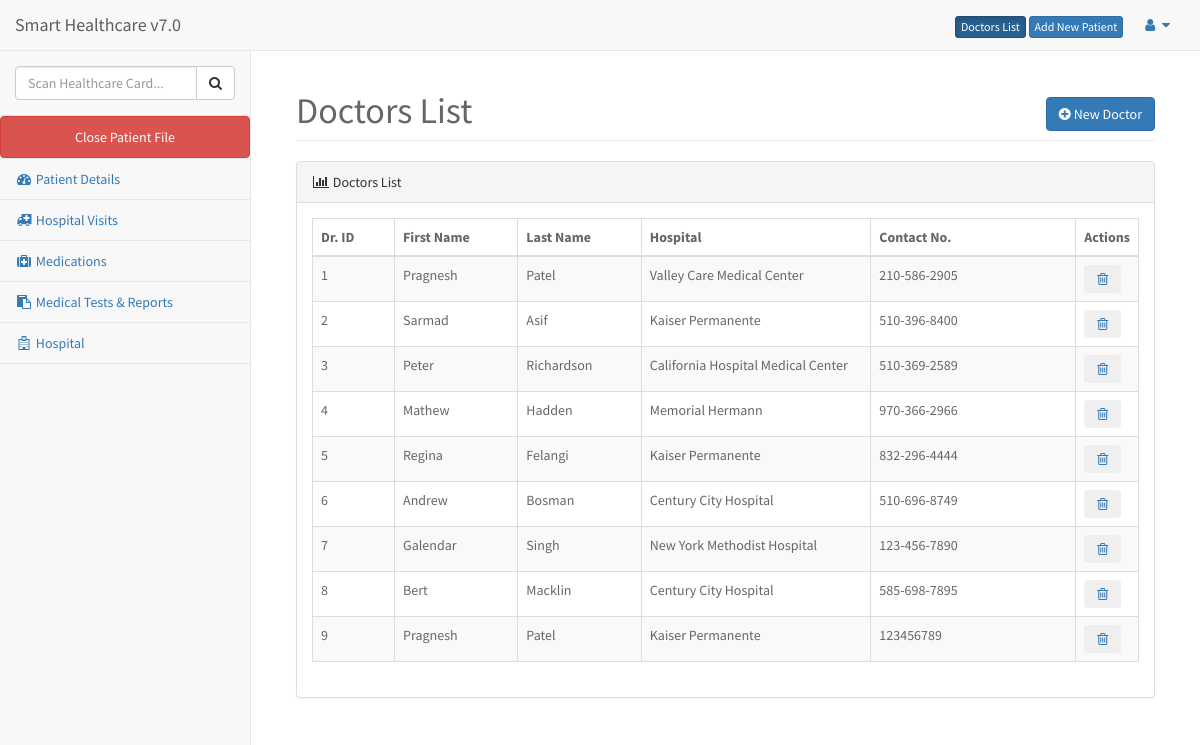
Page /doctorslist.php on the committed database.
### tables this page shows
CREATE TABLE IF NOT EXISTS `doctors` (
  `doctor_id` int(11) NOT NULL AUTO_INCREMENT,
  `firstName` varchar(45) DEFAULT NULL,
  `lastName` varchar(45) DEFAULT NULL,
  `phone` varchar(45) DEFAULT NULL,
  `email` varchar(150) DEFAULT NULL,
  `address` varchar(255) DEFAULT NULL,
  `city` varchar(45) DEFAULT NULL,
  `state` varchar(45) DEFAULT NULL,
  `zipcode` varchar(45) DEFAULT NULL,
  `medicalspeciality` varchar(100) DEFAULT NULL,
  `hospital` varchar(45) DEFAULT NULL,
  `type` varchar(45) DEFAULT NULL,
  `added_time` datetime DEFAULT NULL,
  `ip` varchar(25) DEFAULT NULL,
  PRIMARY KEY (`doctor_id`)
);

### doctorslist.php (the view, shortened to what this page needs)
<?php
 include 'header.php';
?>
<?php include 'head.php';?>
<body>
    <div id="wrapper">
        <?php include 'nav.php';?>
        <div id="page-wrapper">
            <div class="container-fluid">
                <div class="row">
                    <div class="col-lg-12">
                        <h1 class="page-header">Doctors List<span style="float:right;"><a href="newdoctor.php" class="btn btn-primary"><span class="fa fa-plus-circle"></span> New Doctor</a></span></h1>
                    </div>
                </div>
                <div class="panel panel-default">
                        <div class="panel-heading">
                            <i class="fa fa-bar-chart-o fa-fw"></i> Doctors List
                        </div>
                        <div class="panel-body">
                            <div class="row">
                                <div class="col-lg-12">
                                    <div class="table-responsive">
                                        <table class="table table-bordered table-hover table-striped">
                                            <thead>
                                                <tr>
                                                    <th width="10%">Dr. ID</th>
                                                    <th width="15%">First Name</th>
                                                    <th width="15%">Last Name</th>
                                                    <th width="28%">Hospital</th>
                                                    <th width="25%">Contact No.</th>
                                                    <th width="8%">Actions</th>
                                                </tr>
                                            </thead>
                                            <tbody>
                                                <?php
                                                $result = mysqli_query($mysqli, "SELECT * FROM doctors");
                                                while ($data = mysqli_fetch_object($result)):
                                                ?>
                                                <tr>
                                                    <td><?php echo $data->doctor_id ?></td>
                                                    <td><?php echo $data->firstName ?></td>
                                                    <td><?php echo $data->lastName ?></td>
                                                    <td><?php echo $data->hospital ?></td>
                                                    <td><?php echo $data->phone ?></td>
                                                    <td>
                                                        <a href="deletedoctor.php?id=<?php echo $data->doctor_id; ?>"><button class="btn fa fa-trash-o" title="delete"></button></a>
                                                    </td>
                                                </tr>
                                                 <?php
                                                    endwhile;
                                                 ?>
                                            </tbody>
                                        </table>
                                    </div>
                                </div>
                            </div>
                        </div>
                    </div>
            </div>
        </div>
    </div>
</body>
</html>

### head.php (shortened to what this page needs)
<!DOCTYPE html>
<html lang="en">
<head>
    <link href="bower_components/bootstrap/dist/css/bootstrap.min.css" rel="stylesheet">
    <link href="bower_components/metisMenu/dist/metisMenu.min.css" rel="stylesheet">
    <link href="dist/css/sb-admin-2.css" rel="stylesheet">
    <link href="bower_components/font-awesome/css/font-awesome.min.css" rel="stylesheet" type="text/css">
    <link rel="stylesheet" href="http://netdna.bootstrapcdn.com/font-awesome/4.0.3/css/font-awesome.min.css" />
    <link type="text/css" rel="stylesheet" href="css/style.css" />
</head>

### nav.php (shortened to what this page needs)
<nav class="navbar navbar-default navbar-static-top" role="navigation" style="margin-bottom: 0">
    <div class="navbar-header">
        <a class="navbar-brand" href="index.php">Smart Healthcare v7.0</a>
    </div>
    <ul class="nav navbar-top-links navbar-right">
        <a href="doctorslist.php" class="btn btn-primary btn-xs">Doctors List</a>
        <a href="addnewpatient.php" class="btn btn-primary btn-xs">Add New Patient</a>
        <li class="dropdown">
            <a class="dropdown-toggle" data-toggle="dropdown" href="#">
                <i class="fa fa-user fa-fw"></i>  <i class="fa fa-caret-down"></i>
            </a>
        </li>
    </ul>
    <div class="navbar-default sidebar" role="navigation">
        <div class="sidebar-nav navbar-collapse">
            <ul class="nav" id="side-menu">
                <li class="sidebar-search">
                     <form class="form-horizontal group-border-dashed" action="<?php echo $_SERVER['PHP_SELF']; ?>" method="POST" enctype="multipart/form-data" >
                        <div class="input-group custom-search-form">
                                <input type="text" name="search" class="form-control" placeholder="Scan Healthcare Card...">
                                <span class="input-group-btn">
                                    <button  class="btn btn-default" name="search_submit" type="submit">
                                        <i class="fa fa-search"></i>
                                    </button>
                                </span>
                        </div>
                     </form>
                </li>
                <li> <a href="index.php" class="btn btn-danger">Close Patient File</a> </li>
                <li> <a href="patientdetails.php"><i class="fa fa-dashboard fa-fw"></i> Patient Details</a> </li>
                <li> <a href="hospitalvisit.php"><i class="fa fa-ambulance fa-fw"></i> Hospital Visits</a> </li>
                <li> <a href="medications.php"><i class="fa fa-medkit fa-fw"></i> Medications</a> </li>
                <li> <a href="medicaltestsreports.php"><i class="fa fa-paste fa-fw"></i> Medical Tests & Reports</a> </li>
                <li> <a href="#"><i class="fa fa-hospital-o fa-fw"></i> Hospital <span class="label label-info"><?php echo $user->getHospitalNamefromUsers($_SESSION['id']); ?></span></a> </li>
            </ul>
        </div>
    </div>
</nav>

### css/style.css (style rules this page uses)
body { font-family: 'Source Sans Pro', sans-serif; font-size: 14px; color: #666; }

### rows in the picture
doctors: doctor_id "1", firstName "Pragnesh", lastName "Patel", hospital "Valley Care Medical Center", phone "210-586-2905"
doctors: doctor_id "2", firstName "Sarmad", lastName "Asif", hospital "Kaiser Permanente", phone "510-396-8400"
doctors: doctor_id "3", firstName "Peter", lastName "Richardson", hospital "California Hospital Medical Center", phone "510-369-2589"
doctors: doctor_id "4", firstName "Mathew", lastName "Hadden", hospital "Memorial Hermann", phone "970-366-2966"
doctors: doctor_id "5", firstName "Regina", lastName "Felangi", hospital "Kaiser Permanente", phone "832-296-4444"
doctors: doctor_id "6", firstName "Andrew", lastName "Bosman", hospital "Century City Hospital", phone "510-696-8749"
doctors: doctor_id "7", firstName "Galendar", lastName "Singh", hospital "New York Methodist Hospital", phone "123-456-7890"
doctors: doctor_id "8", firstName "Bert", lastName "Macklin", hospital "Century City Hospital", phone "585-698-7895"
doctors: doctor_id "9", firstName "Pragnesh", lastName "Patel", hospital "Kaiser Permanente", phone "123456789"
